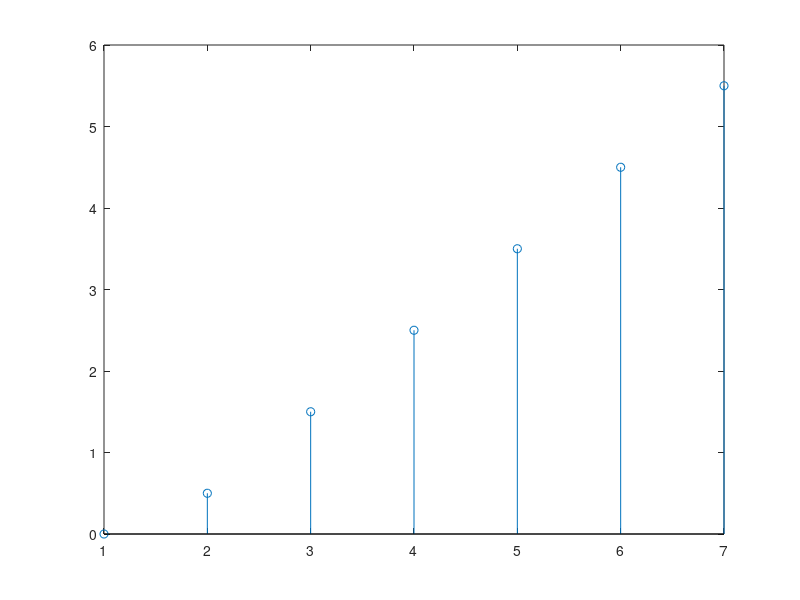

Recreate this plot in MATLAB.
x = [0 1 2 3 4 5 6];

%  y[n] = h[n]*x[n]
%  y = conv(h,x)

%  Y(z) = H(z)X(z)   =>    H(z) = Y(z)/X(z)    
%  Sean A y B los coeficienes del sistema
%  y = filter(A, B, x)

%% Moving average filter
% y[n] = a0 x[n] + a1 x[n-1] + ... + aN x[n-N]

%Moving average filter by convolution
N = 2
h = (1/N) * ones(1,N)
y = conv(h, x)
%Moving average filter by filter
A = (1/N) * ones(1,N)
B = [1]
y = filter(A, B, x)

%% First difference
% The discrete operation that mimics the forst derivative is called first
% difference

%first difference by convolution
h = [1 -1]
%y = conv(h, x)
%first difference by filter
A = [1 -1]
B = [1]
%y = filter(A, B, x)


%% Running sum
%The discrete operation that mimics the integral is called running sum

%running sum by convolution
h = [0 1 1 1 1 1 1 1 1 1 1 1 1 1 1 1 1 1 1 1 1]
%y = conv(h, x)
%running sum by filter
A = [1]
B = [1 -1]
%y = filter(A, B, x)

stem(y);